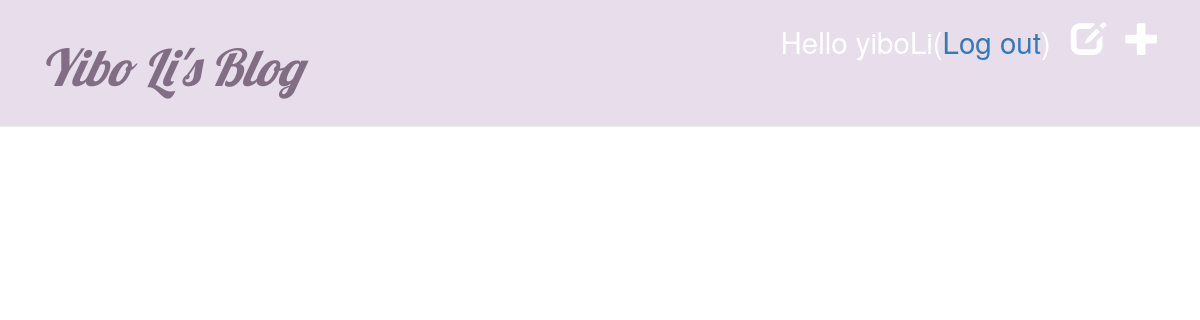
Before: /drafts/ (signed in) with the older database file.
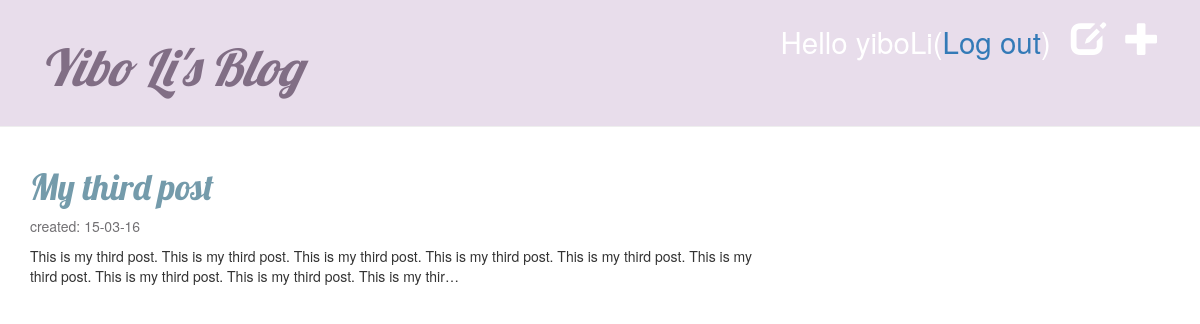
After: the same page with the newer database file.
### blog/models.py (models this page shows, shortened)
class Post(models.Model):                     #the class Post is Django model
    author = models.ForeignKey('auth.User')    # a link to another model
    title = models.CharField(max_length=200)   #define text with a limited number of characters
    text = models.TextField()                  #long text without a limit
    created_date = models.DateTimeField(default=timezone.now)
    published_date = models.DateTimeField(blank=True, null=True)

### blog/views.py (the view)
# urls.py: url(r'^drafts/$', views.post_draft_list, name='post_draft_list'),
@login_required
def post_draft_list(request):
    posts = Post.objects.filter(published_date__isnull=True).order_by('created_date')
    return render(request, 'blog/post_draft_list.html',{'posts':posts})

### blog/templates/blog/post_draft_list.html
{% extends 'blog/base.html' %}
{% block content %}
	{% for post in posts %}
		<div class="post">
			<h1><a href="{% url 'blog.views.post_detail' pk=post.pk %}">{{ post.title }}</a></h1>
			<p class="date">created: {{ post.created_date|date:'d-m-y' }}</p>
			<p>{{ post.text|truncatechars:200 }}</p>
		</div>
	{% endfor %}
{% endblock %}

### blog/templates/blog/base.html (shortened to what this page needs)
{% load staticfiles %}
<html>
	<head>
		<link rel="stylesheet" href="//maxcdn.bootstrapcdn.com/bootstrap/3.2.0/css/bootstrap.min.css">
		<link rel="stylesheet" href="//maxcdn.bootstrapcdn.com/bootstrap/3.2.0/css/bootstrap-theme.min.css">
		<link rel="stylesheet" href="{% static 'CSS/blog.css' %}">
	</head>
	<body>
		<div class="page-header">
			{%if user.is_authenticated %}
				<a href="{% url 'post_new' %}" class="top-menu"><span class="glyphicon glyphicon-plus"></span></a>
				<a href="{% url 'post_draft_list' %}" class="top-menu"><span class="glyphicon glyphicon-edit"></span></a>
				<p class="top-menu"><small>Hello {{ user.username }}(<a href="{% url 'django.contrib.auth.views.logout' %}">Log out</a>)</small></p>
			{% else %}
				<a href="{% url 'django.contrib.auth.views.login' %}" class="top-menu"><span class="glyphicon glyphicon-lock"></span></a>
			{% endif %}
			<h1><a href="{% url 'blog.views.post_list' %}"><em>Yibo Li's Blog</em></a></h1>
		</div>
		<div class="cotent container">
			<div class="row">
				<div class="col-md-8">
				{% block content %}
				{% endblock %}
				</div>
			</div>
		</div>
	</body>
</html>

Changed rows visible on the page:
now on this page (row edited): Post: title "My third post", created_date "15-03-16", text "This is my third post. This is my third post. This is my third post. This is my third post. This is my third post. This is my third post. This is my third post. This is my third post. This is my thir…"
